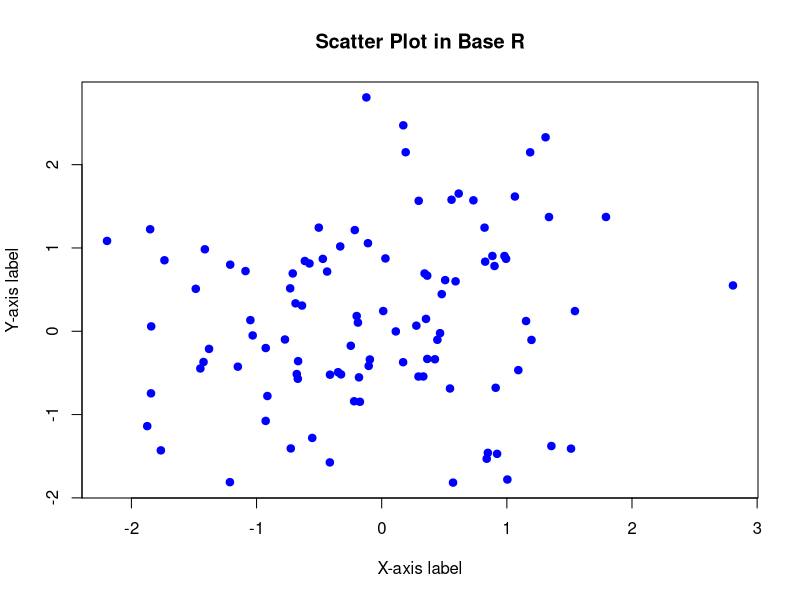

Here is the R script that generated this plot:
# Sample data
x <- rnorm(100)
y <- rnorm(100)

# Scatter plot
plot(x, y, 
     main = "Scatter Plot in Base R", 
     xlab = "X-axis label", 
     ylab = "Y-axis label", 
     pch = 19,        # Point type
     col = "blue")    # Point color
